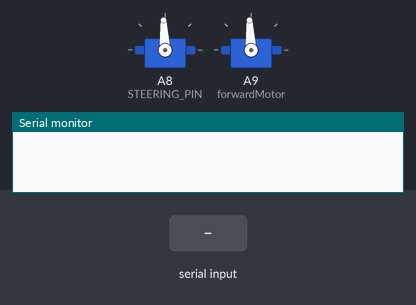
A program run on a simulated Teensy 4. On the bench: 2 × servo, the last lines printed to the serial monitor. The inputs (shaded band) are chosen by the test bench.

Above: at 2.2 s.
2.3 s: "1;90;45\n" received over Serial
At 2.6 s:
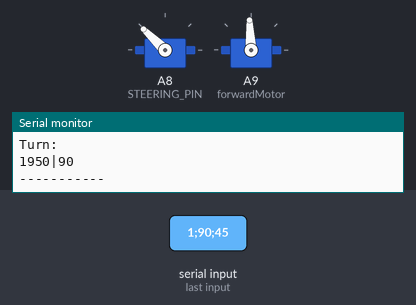
3.8 s: "90;45\n" received over Serial
Timing chart, 0 to 6.8 s (numbered marks = the images above; inputs shaded):
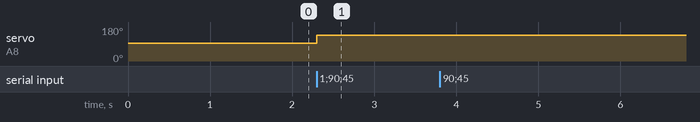

Measured:
- after the input at 2.3 s, servo on A8 (STEERING_PIN): 93° → 136° at once

The program:

main.cpp
```cpp
#include <Arduino.h>
#include <Servo.h>


const int MOTOR_PIN = 23; // Temporary - Yaw (mf 50 - slightly left, mr 50 - slightly right)
const int STEERING_PIN = 22; //Temporary - Pitch (sl 80 is front (NEVER GO ABOVE 90); sr 80 is up)

/*
src zaświecić
dać 0
Zaczekać aż zaświeci

sterowanie z servo
*/

Servo steeringMotor;
Servo forwardMotor;

int m_zeroPWMSignalInMicroseconds = 1500;
int m_minimumPWMSignalLengthInMicroseconds = 1100; //1000
int m_maximumPWMSignalLengtoInMicroseconds = 1900; //2000

// trim wartosc dodana to kazdego paramteru zmieniajaca polozenie ale zakres dlaej nie moze przejsc powyzej lub ponizej maximum/minimum
// check sumy i znaki poczatku i konca

// void steer(int steer_value) {
//   steer_value =

// }

void setNeutral(){
  forwardMotor.writeMicroseconds(1500);
  steeringMotor.writeMicroseconds(1500);
}

bool isValidRange(int value) {
  return value >= -100 && value <= 100;
}

void parseCommand(String command) {
  command.trim();  // Remove any leading or trailing whitespace
  int separatorIndex = command.indexOf(';');

  if (separatorIndex == -1 || command.lastIndexOf(';') == separatorIndex) {
    Serial.println("Invalid command format. Please use speed;turn;");
    return;
  }

  String speedString = command.substring(0, separatorIndex);
  String turnString = command.substring(separatorIndex + 1, command.length() - 1);

  int speed = speedString.toInt();
  int turn = turnString.toInt();

  if (isValidRange(speed) && isValidRange(turn)) {

    int speedPWM = map(speed, -100, 100, 1000, 2000);
    int turnPWM = map(turn, -100, 100, 1000, 2000);
    Serial.println("-----------");
    Serial.print("Speed: ");
    Serial.println("");
    Serial.print(speedPWM);
    Serial.print("|");
    Serial.println(speed);
    Serial.print("Turn: ");
    Serial.println("");
    Serial.print(turnPWM);
    Serial.print("|");
    Serial.println(turn);
    Serial.println("-----------");
    forwardMotor.writeMicroseconds(speedPWM);
    steeringMotor.writeMicroseconds(turnPWM);
    // Add your code here to handle speed and turn values
  } else {
    Serial.println("Values out of range. Please use values between -100 and 100.");
  }
}

void setup() {
  // put your setup code here, to run once:
  steeringMotor.attach(STEERING_PIN);
  forwardMotor.attach(23);
  Serial.begin(115200);
  //m_steeringPWM.attach(m_PWMControlPin, m_minimumPWMSignalLengthInMicroseconds, m_maximumPWMSignalLengtoInMicroseconds);
  forwardMotor.writeMicroseconds(1500);
  steeringMotor.writeMicroseconds(1500);
  delay(1000);
}

String tekst = "brak";

void loop() {
  // put your main code here, to run repeatedly:
  // servoMotor.writeMicroseconds(1100);
  // delay(1000);
  // servoMotor.writeMicroseconds(1900);
  // delay(1000);

  // steeringMotor.writeMicroseconds(1100);
  // delay(1000);
  // steeringMotor.writeMicroseconds(1900);
  // delay(1000);

  // steeringMotor.writeMicroseconds(1400);
  // forwardMotor.writeMicroseconds(1500); Połączyć pin 5 voltowe
  // delay(1000); LARP
  // steeringMotor.writeMicroseconds(1600);
  // forwardMotor.writeMicroseconds(1500);
  // delay(1000);
  // steeringMotor.writeMicroseconds(1100);
  // forwardMotor.writeMicroseconds(1500);
  // delay(1000);

  if (Serial.available() > 0) {
    String command = Serial.readStringUntil('\n');  // Read the command from the serial
    parseCommand(command);
  }

}
```
